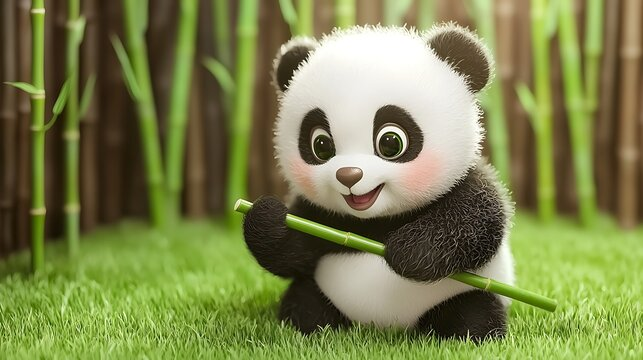
#> input picture day 1/IMG.jpg, 643 x 360 px
$ python practice.py
#> lines starting #> are read from the running program, lines starting #| are printed output that depends on the picture; after the words box and inside, x2 and y2 are one past the last pixel; in counts of white or black regions, pixels touching at a corner belong together
import cv2
import matplotlib.pyplot as plt

img = cv2.imread("IMG.jpg")
#> img is the input picture: shape (360, 643, 3); mean B, G, R 75.4, 129.3, 122.8
print(img.shape)
#| (360, 643, 3)

cv2.rectangle(img,(50,50),(100,100),(255,0,0),2)
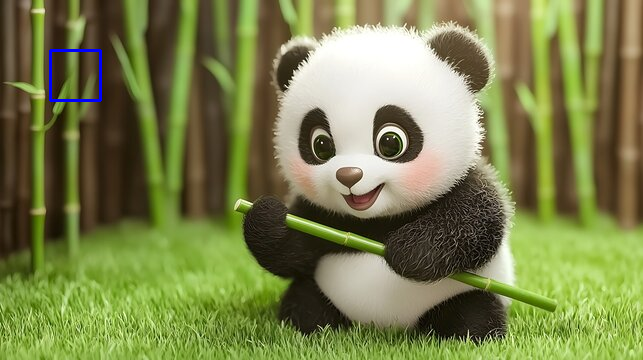
#> img: shape (360, 643, 3); 0.26% of pixels changed, all inside (x1, y1, x2, y2) = (49, 49, 102, 102)
plt.imshow(cv2.cvtColor(img,cv2.COLOR_BGR2RGB))
plt.show()
